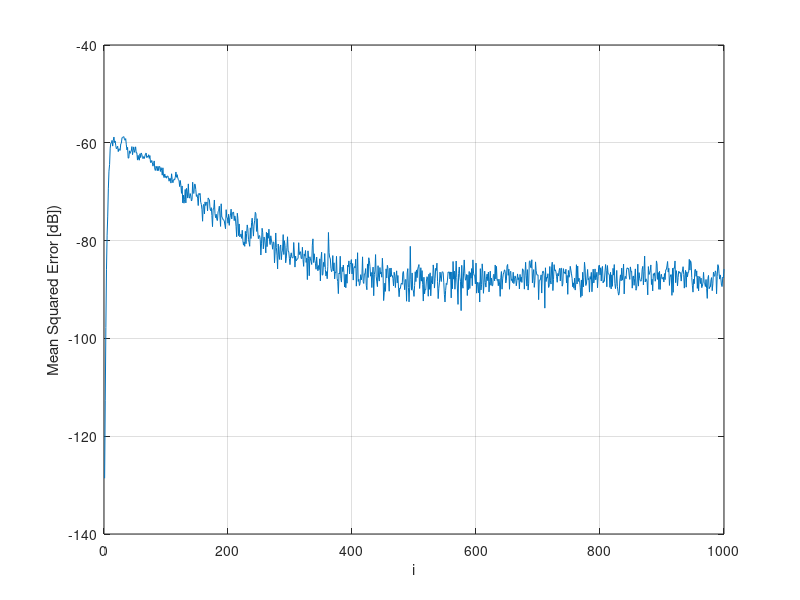

Write the MATLAB code that produced this figure.
%%%%%%%%%%%%%%%%%%%%%%%%%%%%%%%%%%%%%%%%
% DVM-LMS-1 Algorithm Implementation   %
% Igor Oliveira                        % 
% 26/08/2020                           %  
%%%%%%%%%%%%%%%%%%%%%%%%%%%%%%%%%%%%%%%%

% Implements a parametrized Decomposable Volterra Model LMS Filter for a
% K-th order series and a M-th order filter.

clc;
clear;
close;

% Filter parameters
numberOfSamples = 1000;
numberOfIterations = 50;
K = 2; % Series order 
M = 10; % Filter order
eps = 1e-3; 

% Convergence parameters
mu0 = 0.001; % Convergence coefficient

% Input signal correlation parameters
sig_u2 = 1; % Input signal variance
a = 0; % Regulates the correlation
b = sqrt(1 - a^2) * sig_u2; % Corrects the input signal variance to sig_u2

% Desired signal noise parameters
sig_v2 = 1e-6; % Corruption noise variance

% The desired plant will be a Ko-th series order and Mo-th filter order 
% decomposable Volterra plant. To impose the decomposability condition, the
% vector containing the kernels of the Volterra plant (wo) has to be 
% equal to the kronecker product of wAux(1), wAux(2), ..., wAux(Ko).
Ko = 2;
Mo = 10;
wAux = rand(Mo, Ko) * 0.1;
wo = 1;
for k = 1:Ko
    wo = kron(wo, wAux(:, k));
end

for l = 1:numberOfIterations
    % Initializing the input information, u (gaussian distribution with variance
    % sig_u2)
    
    input = rand(numberOfSamples, 1) * sig_u2;
   
    % Correlating the input information
    
    whiteNoise = rand(numberOfSamples, 1) * 1; % White noise with variance = 1
    for i = 2:numberOfSamples
        input(i) = a * input(i - 1) + b * whiteNoise(i);        
    end
   
    % Initializing row input regressors
    ui = zeros(1, M);
    uio = zeros(1, Mo); % Desired Volterra plant
    % Let's add some gaussian noise to d
    
    % Initializing error, desired and output vectors
    e = zeros(1, numberOfSamples);
    d = e;
    output = e;
    
    % Initializing the DVM-LMS-1 Algorithm weights
    w = zeros(M, K);
    for i = 1:K - 1
        w(1, i) = 2^(1 - i); 
    end 
    
    % Iteration
    for i = 1:numberOfSamples
        % Creating row input regressor
        ui = [input(i) ui(1:M - 1)];
        uio = [input(i) uio(1:Mo - 1)];
        
        % Defining desired output
        uioK = 1;
        for k = 1:Ko
            uioK = kron(uioK, uio); 
        end
        d(i) = uioK * wo;
        v = randn() * sig_v2;
        d(i) = d(i) + v;
        
        % Computing y_{os}
        yo = zeros(1, K);
        for s = 1:K
            yo(s) = ui * w(:, s);
        end
        
        % Computing y_s
        y = zeros(1, K);
        for s = 1:K
            y(s) = prod(yo(1:s - 1))*prod(yo(s + 1:K));
        end
        
        % Computing the output and the error
        output(i) = y(K) * yo(K);
        e(i) = d(i) - output(i);
        
        % Updating weight matrix
        mu = zeros(1, K); 
        for s = 1:K
            mu(s) = mu0 / (abs(y(s))^2 + eps);
            w(:, s) = w(:, s) + mu(s) * e(i) * conj(y(s)) * ui';
        end
    end
    squaredErrorMatrix(l, :) = e.^2;
    outputMatrix(l, :) = output;
end

mse = mean(squaredErrorMatrix);
outputMean = mean(outputMatrix);

% Plotting Graphs
figure;
plot(10 * log(mse));
xlabel('i');
ylabel('Mean Squared Error [dB])');
% ylim([-100, 20])
grid;